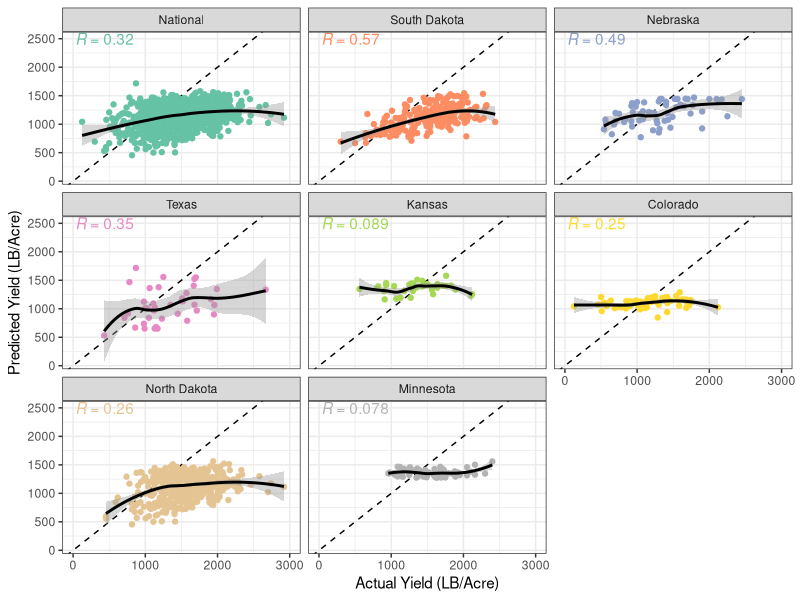

The R source for this figure: (Note: this script raises an error after producing the figure.)


rm(list = ls())

packages <- c("here","tidyverse","ggpubr","stringi")

lapply(packages, require,character.only=T)


### Loading the files which contain the test errors ####

Errors_test <- read.csv(here::here("Processed_Datasets",
                              "Errors.csv")) %>% 
                                            filter(Dataset == "Test") 


Pred_versus_actual_state <- Errors_test %>% 
                               dplyr::select(State,Predictions,Yield,Year) 


Pred_versus_actual_state_National <- Pred_versus_actual_state

#replace multiple patterns in name column
Pred_versus_actual_state_National$State <- stri_replace_all_regex(Pred_versus_actual_state_National$State,
                                                      pattern=c('CO', 'KS', 'TX',
                                                                'NE','ND','SD',
                                                                'MN'),
                                          replacement=c('National','National',
                                                        'National','National',
                                                        'National','National',
                                                        'National'),
                                                         vectorize=FALSE)

National_and_state_pred_versus_actual <- rbind(Pred_versus_actual_state_National,
                                               Pred_versus_actual_state) 

National_and_state_pred_versus_actual <- National_and_state_pred_versus_actual %>% 
                                          mutate(State = case_when(str_detect(State,
                                                                                "CO") ~ 
                                                                       "Colorado",
                                                                     str_detect(State,
                                                                                "KS") ~ 
                                                                       "Kansas",
                                                                     str_detect(State,
                                                                                "MN") ~ 
                                                                       "Minnesota",
                                                                     str_detect(State,
                                                                                "ND") ~ 
                                                                       "North Dakota",
                                                                     str_detect(State,
                                                                                "NE") ~
                                                                       "Nebraska",
                                                                     str_detect(State,
                                                                                "SD") ~
                                                                       "South Dakota",
                                                                   str_detect(State,
                                                                              "TX") ~
                                                                     "Texas",
                                                                   str_detect(State,
                                                                              "National") ~
                                                                     "National"))

National_and_state_pred_versus_actual$State <- factor(National_and_state_pred_versus_actual$State,
                                                      levels = c("National",
                                                                 "South Dakota",
                                                                 "Nebraska",
                                                                 "Texas",
                                                                 "Kansas",
                                                                 "Colorado",
                                                                 "North Dakota",
                                                                 "Minnesota"))


#### Plotting the prediction versus actual ### 

National_and_state_pred_versus_actual %>% 
  ggplot(aes(x= Yield,
             y= Predictions,
             group=State,
             color=State)) +
  geom_abline(linetype = "dashed") +
  geom_point() +
  xlim(0,3000) +
  geom_smooth(color = 'black') +
  stat_cor(aes(label = ..r.label..),
           label.x=30, label.y=2500)+
  scale_color_manual("Regions",
                     values = c("#66C2A5","#FC8D62","#8DA0CB","#E78AC3","#A6D854",
                                "#FFD92F","#E5C494","#B3B3B3")) +
  facet_wrap(~State) +
  labs(x = "Actual Yield (LB/Acre)",
       y= "Predicted Yield (LB/Acre)") +
  theme(text = element_text(size = 10)) +
  theme_bw() +
  theme(legend.position = "none")





ggsave("Figure 4.svg")

